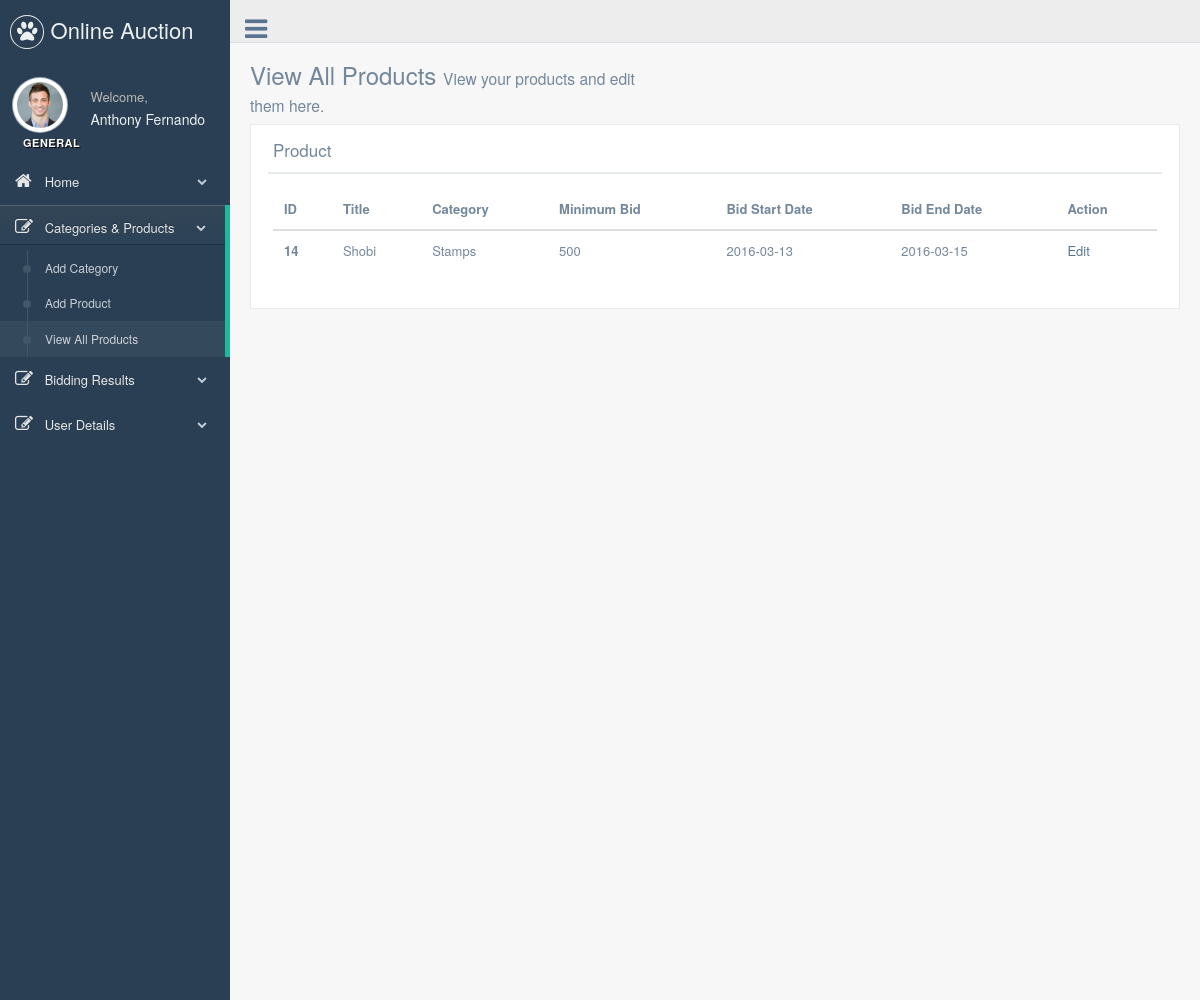
The page /admin/viewproducts.php (signed in) on the database its author committed.
### tables this page shows
CREATE TABLE IF NOT EXISTS `product` (
`id` int(5) NOT NULL,
  `name` varchar(40) NOT NULL,
  `descr` text NOT NULL,
  `category` int(2) NOT NULL,
  `minbid` int(10) NOT NULL,
  `pic1` text NOT NULL,
  `pic2` text NOT NULL,
  `pic3` text NOT NULL,
  `pic4` text NOT NULL,
  `pic5` text NOT NULL,
  `seller` int(5) NOT NULL,
  `unit` varchar(20) NOT NULL,
  `visibility` int(2) NOT NULL,
  `bidstartdate` date NOT NULL,
  `bidenddate` date NOT NULL,
  `bidstatus` varchar(5) DEFAULT NULL
);

CREATE TABLE IF NOT EXISTS `category` (
`id` int(5) NOT NULL,
  `cat` varchar(20) NOT NULL,
  `descr` text NOT NULL
);

### admin/adminfunctions.php (called while the page is built, shortened)
<?php
function mysqlexec($sql){
	$host="localhost";
	$username="root";
	$password="";
	$db_name="auction";
	$conn=mysqli_connect("$host", "$username", "$password")or die("cannot connect");
	mysqli_select_db($conn,"$db_name")or die("cannot select DB");
	if($result = mysqli_query($conn, $sql)){
		return $result;
	}
	else{
		return false;
	}
}
?>

### admin/viewproducts.php (the view, shortened to what this page needs)
<?php session_start();
include_once("adminfunctions.php");
if(isadmin()){
    $seller=$_SESSION['auction_admin_id'];
}else{
    $seller=$_SESSION['auction_user_id'];
}
?>
<!DOCTYPE html>
<html lang="en">
<head>
    <link href="css/bootstrap.min.css" rel="stylesheet">
    <link href="fonts/css/font-awesome.min.css" rel="stylesheet">
    <link href="css/animate.min.css" rel="stylesheet">
    <link href="css/custom.css" rel="stylesheet">
    <link href="css/icheck/flat/green.css" rel="stylesheet">
</head>
<body class="nav-md">
    <div class="container body">
        <div class="main_container">
            <div class="col-md-3 left_col">
                <div class="left_col scroll-view">
                    <div class="navbar nav_title" style="border: 0;">
                        <a href="index.php" class="site_title"><i class="fa fa-paw"></i> <span>Online Auction</span></a>
                    </div>
                    <div class="profile">
                        <div class="profile_pic">
                            <img src="images/img.jpg" alt="..." class="img-circle profile_img">
                        </div>
                        <div class="profile_info">
                            <span>Welcome,</span>
                            <h2>Anthony Fernando</h2>
                        </div>
                    </div>
                    <br />
                   <?php include_once("sidebarmenu.php");?>
                </div>
            </div>
            <div class="top_nav">
                <div class="nav_menu">
                    <nav class="" role="navigation">
                        <div class="nav toggle">
                            <a id="menu_toggle"><i class="fa fa-bars"></i></a>
                        </div>
                    </nav>
                </div>
            </div>
            <div class="right_col" role="main">
                <div class="">
                    <div class="page-title">
                        <div class="title_left">
                            <h3>
                    View All Products
                    <small>
                        View your products and edit them here.
                    </small>
                </h3>
                        </div>
                    <div class="clearfix"></div>
                    <div class="row">
                        <div class="col-md-12 col-sm-12 col-xs-12">
                            <div class="x_panel">
                                <div class="x_title">
                                    <h2>Product <small> Details</small></h2>
                                    <div class="clearfix"></div>
                                </div>
                                <div class="x_content">
                                    <table class="table">
                                        <thead>
                                            <tr>
                                                <th>ID</th>
                                                <th>Title</th>
                                                <th>Category</th>
                                                <th>Minimum Bid</th>
                                                <th>Bid Start Date</th>
                                                <th>Bid End Date</th>
                                                <th>Action</th>
                                            </tr>
                                        </thead>
                                        <tbody>
                                            <?php
                                            $sql='';
                                            if(isadmin()){
                                                $sql="SELECT * FROM product";
                                            }else{
                                                $sql="SELECT * FROM product WHERE seller=$seller";
                                            }
                                            $result=mysqlexec($sql);
                                            if ($result) {
                                                while($row=mysqli_fetch_assoc($result)){
                                                    $id=$row['id'];
                                                    $name=$row['name'];
                                                    $minbid=$row['minbid'];
                                                    $catid=$row['category'];
                                                    $bidstartdate=$row['bidstartdate'];
                                                    $bidenddate=$row['bidenddate'];
                                                    $sql2="SELECT * FROM category WHERE id = $catid";
                                                    $result2=mysqlexec($sql2);
                                                    $row2=mysqli_fetch_assoc($result2);
                                                    echo "<tr>";
                                                        echo "<th scope=\"row\">". $id ."</th>";
                                                        echo "<td>" . $name . "</td>";
                                                        echo "<td>" . $row2['cat'] . "</td>";
                                                        echo "<td>" . $minbid . "</td>";
                                                        echo "<td>" . $bidstartdate . "</td>";
                                                        echo "<td>" . $bidenddate . "</td>";
                                                        echo "<td><a href=\"editprod.php?prodid={$id}\">" .  "Edit" .  "</a></td>";
                                                    echo "</tr>";
                                                }
                                            }
                                            ?>
                                        </tbody>
                                    </table>
                                </div>
                            </div>
                        </div>
                    </div>
                </div>
            </div>
        </div>
    </div>
    <div id="custom_notifications" class="custom-notifications dsp_none">
        <div class="clearfix"></div>
    </div>
</body>
</html>

### rows shown on the page
product: id "14", name "Shobi", category.cat "Stamps", minbid "500", bidstartdate "2016-03-13", bidenddate "2016-03-15"
